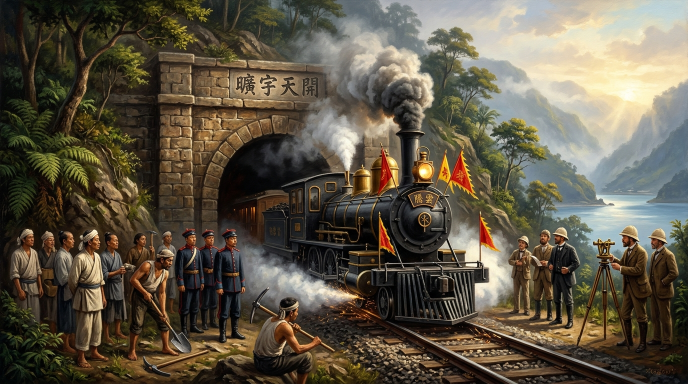
#> input picture assets/images/ch12/ch12_hero_banner.jpg, 1376 x 768 px, found by its file name (shown at 1/2 size)
$ python create_ch12_thumbnails.py
#> lines starting #> are read from the running program, lines starting #| are printed output that depends on the picture
# -*- coding: utf-8 -*-
"""
生成第 12 章 高點擊率 YouTube 影片與播客縮圖
規範：1280x720 HD、簡化大字、強對比度、陰影外框、無 Emoji
"""
import sys
from pathlib import Path
from PIL import Image, ImageDraw, ImageFont

def create_thumbnail(bg_path, out_path, tag_text, line1, line2, line3, is_podcast=False):
#> called with tag_text = '臺灣史 EP12', line1 = '開港通商與現代化', line2 = '騰雲號與獅球嶺傳奇', line3 = '沈葆楨開山撫番 × 劉銘傳建省新政', is_podcast = False
    im = Image.open(bg_path).convert("RGBA")
    target_w, target_h = 1280, 720

    scale = max(target_w / im.width, target_h / im.height)
#> scale = 0.938
    new_w = int(im.width * scale)
#> new_w = 1290
    new_h = int(im.height * scale)
#> new_h = 720
    im = im.resize((new_w, new_h), Image.Resampling.LANCZOS)
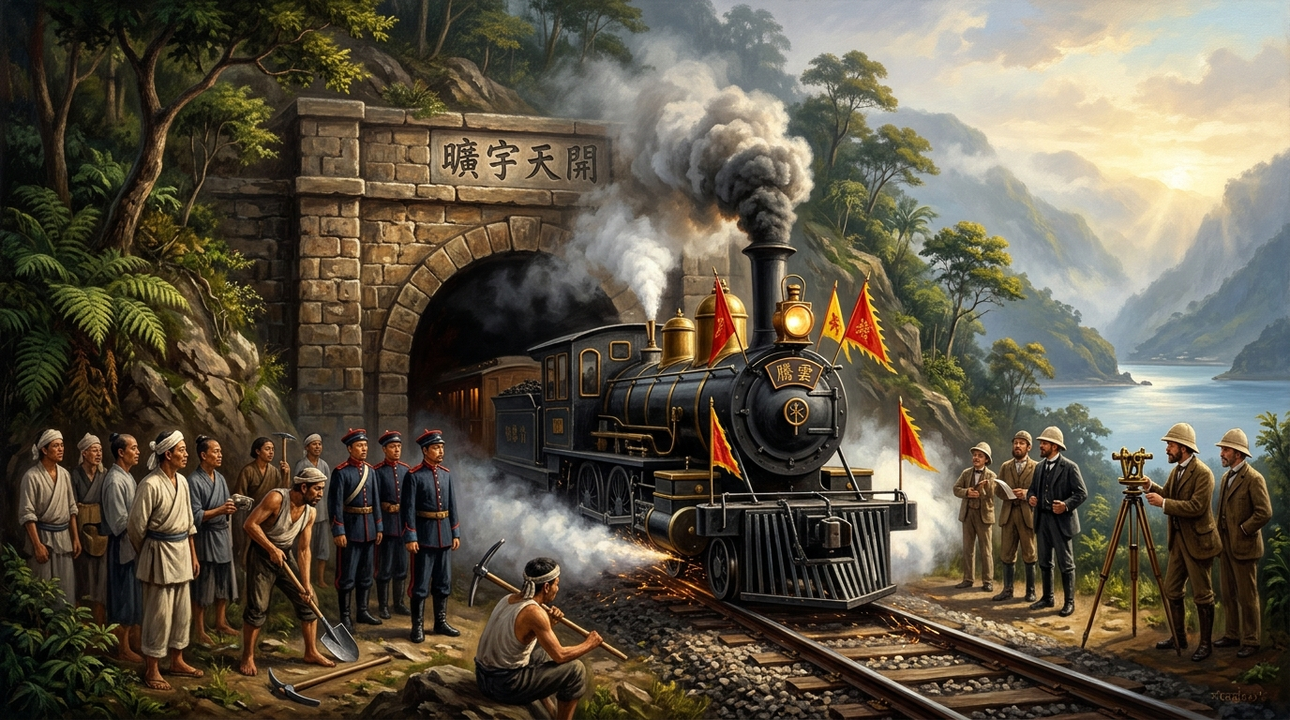
#> im: PIL image 1290x720 RGBA; mean R, G, B, A 94.6, 86.5, 70.6, 255

    left = (new_w - target_w) // 2
#> left = 5
    top = (new_h - target_h) // 2
#> top = 0
    im = im.crop((left, top, left + target_w, top + target_h))
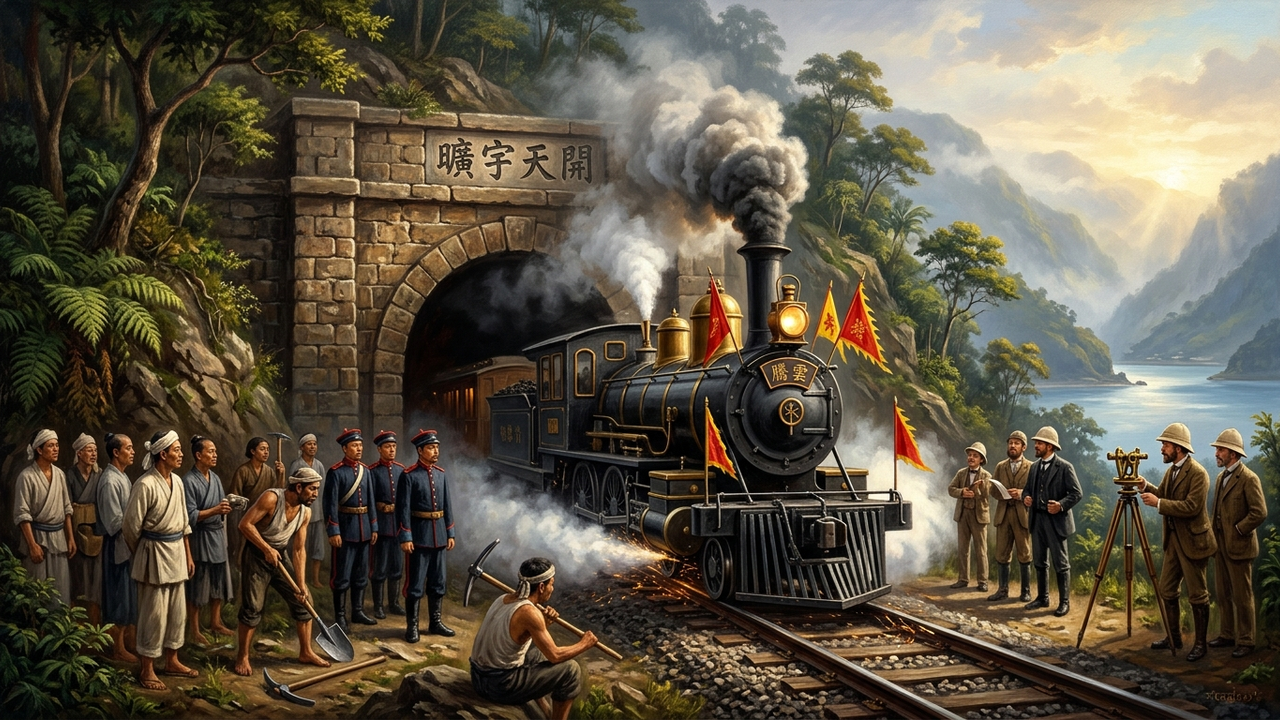
#> im: PIL image 1280x720 RGBA; mean R, G, B, A 94.9, 86.7, 70.7, 255

    overlay = Image.new("RGBA", (target_w, target_h), (0, 0, 0, 0))
#> overlay: PIL image 1280x720 RGBA; every value is 0
    draw_overlay = ImageDraw.Draw(overlay)

    for x in range(880):
        alpha = int(225 * (1 - (x / 880) ** 1.3))
        draw_overlay.line([(x, 0), (x, target_h)], fill=(10, 15, 25, alpha))

    for y in range(target_h - 250, target_h):
        prog = (y - (target_h - 250)) / 250
        alpha = int(210 * (prog ** 1.2))
        draw_overlay.line([(0, y), (target_w, y)], fill=(5, 10, 18, alpha))

    im = Image.alpha_composite(im, overlay)
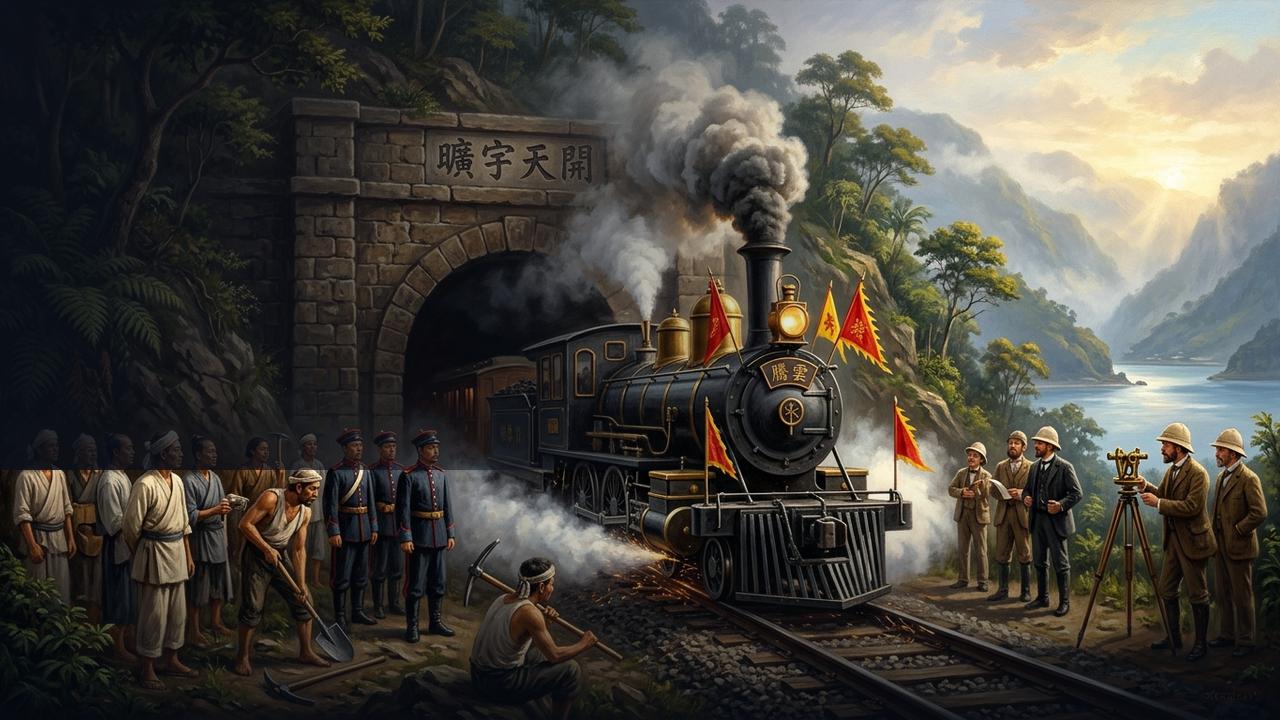
#> im: PIL image 1280x720 RGBA; mean R, G, B, A 74.2, 71.4, 64.9, 255
    draw = ImageDraw.Draw(im)

    font_path = "C:/Windows/Fonts/msjhbd.ttc"

    font_tag = ImageFont.truetype(font_path, 34)
    font_l1 = ImageFont.truetype(font_path, 88)
    font_l2 = ImageFont.truetype(font_path, 88)
    font_l3 = ImageFont.truetype(font_path, 36)

    start_x = 75
    start_y = 65

    # (A) 頂部膠囊徽章 (Pill Badge)
    tag_bg = (195, 25, 25, 240) if not is_podcast else (18, 95, 175, 240)
    tag_bbox = draw.textbbox((0, 0), tag_text, font=font_tag)
#> tag_bbox = (0, 7, 157, 38)
    tag_w = tag_bbox[2] - tag_bbox[0]
#> tag_w = 157
    tag_h = tag_bbox[3] - tag_bbox[1]
#> tag_h = 31

    pad_x, pad_y = 20, 8
    pill_box = [start_x, start_y, start_x + tag_w + pad_x * 2, start_y + tag_h + pad_y * 2]
#> pill_box = [75, 65, 272, 112]
    draw.rounded_rectangle(pill_box, radius=12, fill=tag_bg, outline=(255, 255, 255, 200), width=2)
    draw.text((start_x + pad_x, start_y + pad_y - 2), tag_text, font=font_tag, fill=(255, 255, 255))

    # (B) 主標第 1 行
    y_l1 = start_y + tag_h + pad_y * 2 + 35
#> y_l1 = 147
    draw.text((start_x + 5, y_l1 + 5), line1, font=font_l1, fill=(0, 0, 0, 240), stroke_width=6, stroke_fill=(0, 0, 0))
    draw.text((start_x, y_l1), line1, font=font_l1, fill=(255, 230, 0), stroke_width=6, stroke_fill=(15, 15, 15))

    # (C) 主標第 2 行
    y_l2 = y_l1 + 105
#> y_l2 = 252
    color_l2 = (255, 255, 255) if not is_podcast else (100, 220, 255)
    draw.text((start_x + 5, y_l2 + 5), line2, font=font_l2, fill=(0, 0, 0, 240), stroke_width=6, stroke_fill=(0, 0, 0))
    draw.text((start_x, y_l2), line2, font=font_l2, fill=color_l2, stroke_width=6, stroke_fill=(15, 15, 15))

    # (D) 副標第 3 行
    y_l3 = y_l2 + 115
#> y_l3 = 367
    pad_box_x, pad_box_y = 16, 6
    l3_bbox = draw.textbbox((0, 0), line3, font=font_l3)
#> l3_bbox = (0, 9, 356, 41)
    l3_w = l3_bbox[2] - l3_bbox[0]
#> l3_w = 356
    l3_h = l3_bbox[3] - l3_bbox[1]
#> l3_h = 32

    box_sub = [start_x, y_l3, start_x + l3_w + pad_box_x * 2, y_l3 + l3_h + pad_box_y * 2]
#> box_sub = [75, 367, 463, 411]
    draw.rounded_rectangle(box_sub, radius=8, fill=(0, 0, 0, 190), outline=(255, 255, 255, 100), width=1)
    draw.text((start_x + pad_box_x, y_l3 + pad_box_y - 2), line3, font=font_l3, fill=(240, 240, 240))

    # 存檔
    out_rgb = im.convert("RGB")
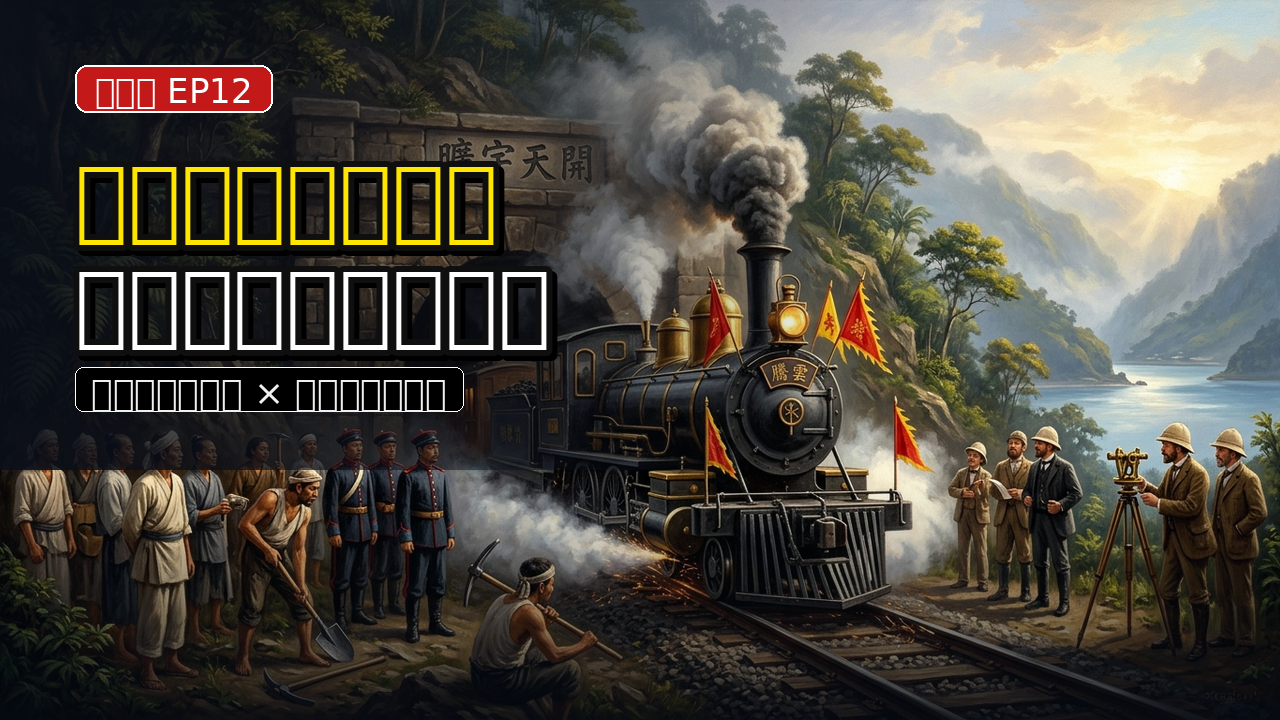
#> out_rgb: PIL image 1280x720 RGB; mean R, G, B 79.8, 75.5, 66.8
    out_rgb.save(out_path, "JPEG", quality=92)
#> (the run stopped early here; a loop or call above may not have finished)
